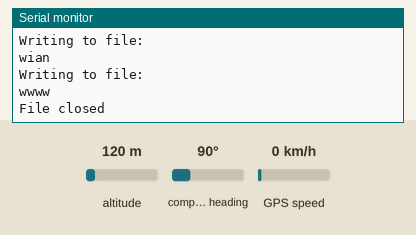
Recording of a sketch running on a simulated Arduino Uno, built with avr-gcc and run on an emulated ATmega328P. On the bench: the last lines printed to the serial monitor. Inputs (shaded band) come from the test bench; at power-on: altitude 120 m, compass heading 90°, GPS speed 0 km/h. Storage starts empty; the GPS gets a fix after 3 s at 37.7749, -122.4194 with 8 satellites.

Above: at 1.2 s.
1.3 s: altitude set to 20 m
At 3.9 s:
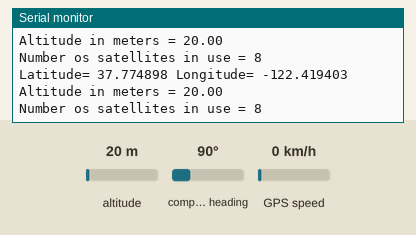
4.5 s: altitude set to 250 m
At 5.6 s:
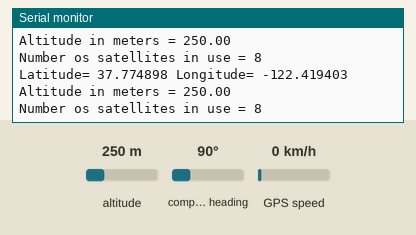

Measured:
- after the input at 1.3 s, the serial monitor: prints a new line after 1.8 s (image 1)
- after the input at 4.5 s, the serial monitor: prints a new line after 0.56 s (image 2)

The sketch:

sd.ino
```cpp
#include "Arduino.h"
#include <SD.h>
#include <SPI.h>
#include <SoftwareSerial.h>
#include <TinyGPS++.h>

// SD CARD Chip Select Pin
#define SD_CARD_CS 13

// Software serial pins
static const int RXPin = 9;
static const int TXPin = 8;
static const uint32_t GPSBaud = 9600;

// The serial connection to the GPS module
SoftwareSerial ss(TXPin, RXPin);

// Measurements File
File file;

// The TinyGPS++ object
TinyGPSPlus gps;

//|| Setup File
void setup() {

  //| Setup Serial
  Serial.begin(115200);
  ss.begin(GPSBaud);

  //| Save Measurements to SD Card
  initializeSD();
  // clear current file
  SD.remove("measure.txt");
  // create new file
  createFile("measure.txt");
  // write to file data
  writeToFile("wian");
  writeToFile("wwww");
  closeFile();
  // read measurements from SD Card
  //openFile("measure.txt");
 // Serial.println(readLine());
  // read second line
 // Serial.println(readLine());
  //closeFile();


  //| Take measurements


}

//|| Main Control Loop
void loop() {

//| GPS Data Request Loop
  while (ss.available() > 0){
    gps.encode(ss.read());
    if (gps.location.isUpdated()){
      Serial.print("Latitude= ");
      Serial.print(gps.location.lat(), 6);
      Serial.print(" Longitude= ");
      Serial.println(gps.location.lng(), 6);

      // Altitude in meters (double)
      Serial.print("Altitude in meters = ");
      Serial.println(gps.altitude.meters());

      // Number of satellites in use (u32)
      Serial.print("Number os satellites in use = ");
      Serial.println(gps.satellites.value());

    }
  }

}

//|| Other Functions/Loops

//| Save Measurements
// Main loop to write measurements to SD card
int writeToFile(char text[])      {
  if (file)
  {
    file.println(text);
    Serial.println("Writing to file: ");
    Serial.println(text);
    return 1;
  } else
  {
    Serial.println("Couldn't write to file");
    return 0;
  }
}
// Setup and initialise SD Card to CS_pin = 13
void initializeSD() {
  Serial.println("Initializing SD Card...");

  // Set CS pin 13 as an output
  pinMode(SD_CARD_CS, OUTPUT);
   if (SD.begin())
  {
    Serial.println("SD card is ready to use.");
  } else
  {
    Serial.println("SD card initialization failed");
    return;
  }
}
// Create new file
int createFile(char filename[]) {
  file = SD.open(filename, FILE_WRITE);

  if (file)
  {
    Serial.println("File created successfully.");
    return 1;
  } else
  {
    Serial.println("Error while creating file.");
    return 0;
  }
}
// Open a file before read or write
int openFile(char filename[]) {
  file = SD.open(filename);
  if (file)
  {
    Serial.println("File opened with success!");
    return 1;
  } else
  {
    Serial.println("Error opening file...");
    return 0;
  }
}
// Close a file after read or write
void closeFile() {
  if (file)
  {
    file.close();
    Serial.println("File closed");
  }
}
// Read one line of data
String readLine() {
  String received = "";
  char ch;
  while (file.available())
  {
    ch = file.read();
    if (ch == '\n')
    {
      return String(received);
    }
    else
    {
      received += ch;
    }
  }
  return "";
}
```
